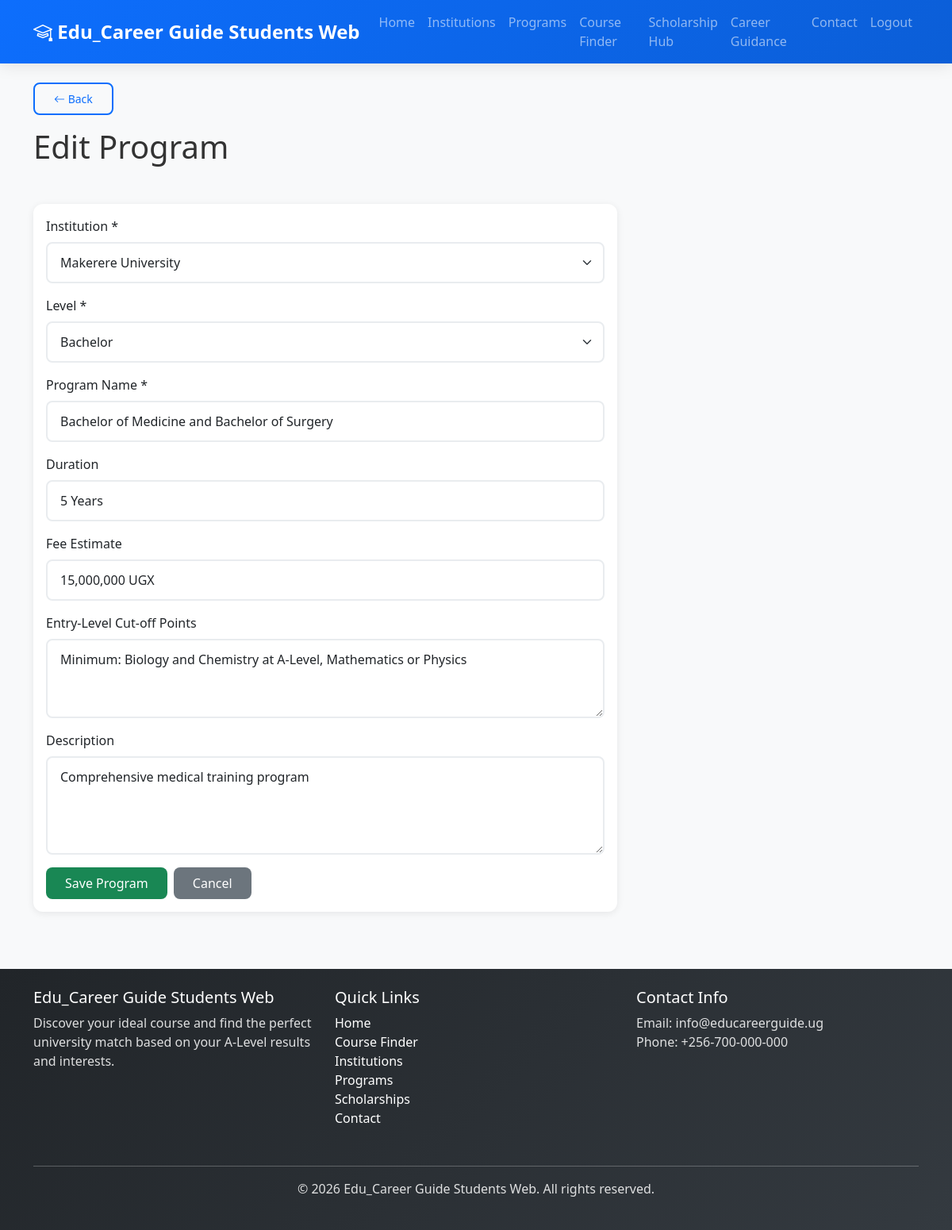
Page /admin/program-form.php?id=1 (signed in) on the committed database.
### tables this page shows
CREATE TABLE `programs` (
  `id` INT AUTO_INCREMENT PRIMARY KEY,
  `institution_id` INT NOT NULL,
  `program_code` VARCHAR(10),
  `level` ENUM('Certificate', 'Diploma', 'Bachelor', 'Master', 'PhD') NOT NULL,
  `name` VARCHAR(150) NOT NULL,
  `duration` VARCHAR(50),
  `duration_years` INT,
  `fee_estimate` VARCHAR(100),
  `cutoff_info` TEXT COMMENT 'Entry-level cut-off points',
  `description` TEXT,
  `faculty` VARCHAR(100),
  `essential_subjects` TEXT,
  `relevant_subjects` TEXT,
  `desirable_subjects` TEXT,
  `cutoff_points_2023` DECIMAL(5,2),
  `cutoff_points_2022` DECIMAL(5,2),
  `cutoff_points_2021` DECIMAL(5,2),
  `sponsorship_type` ENUM('Government', 'Private', 'Both') DEFAULT 'Both',
  `application_fee` DECIMAL(10,2),
  `created_at` TIMESTAMP DEFAULT CURRENT_TIMESTAMP,
  `updated_at` TIMESTAMP DEFAULT CURRENT_TIMESTAMP ON UPDATE CURRENT_TIMESTAMP,
  FOREIGN KEY (`institution_id`) REFERENCES `institutions`(`id`) ON DELETE CASCADE,
  INDEX `idx_institution` (`institution_id`),
  INDEX `idx_level` (`level`),
  INDEX `idx_code` (`program_code`),
  INDEX `idx_faculty` (`faculty`)
);

CREATE TABLE `institutions` (
  `id` INT AUTO_INCREMENT PRIMARY KEY,
  `name` VARCHAR(150) NOT NULL,
  `short_name` VARCHAR(20),
  `short_description` TEXT,
  `address` VARCHAR(255),
  `region` VARCHAR(100),
  `logo_path` VARCHAR(255),
  `contact_email` VARCHAR(100),
  `phone` VARCHAR(20),
  `website` VARCHAR(255),
  `university_type` ENUM('Public', 'Private') DEFAULT 'Public',
  `established_year` YEAR,
  `student_capacity` INT,
  `application_deadline` DATE,
  `created_at` TIMESTAMP DEFAULT CURRENT_TIMESTAMP,
  `updated_at` TIMESTAMP DEFAULT CURRENT_TIMESTAMP ON UPDATE CURRENT_TIMESTAMP,
  INDEX `idx_region` (`region`),
  INDEX `idx_name` (`name`),
  INDEX `idx_type` (`university_type`)
);

### includes/Database.php (called while the page is built, shortened)
<?php
class Database {
    private $pdo;
    private static $instance = null;
    private function __construct() {
        $port = defined('DB_PORT') ? DB_PORT : '3306';
        $dsn = sprintf(
            'mysql:host=%s;port=%s;dbname=%s;charset=utf8mb4',
            DB_HOST,
            $port,
            DB_NAME
        );
        $opts = [
            PDO::ATTR_ERRMODE => PDO::ERRMODE_EXCEPTION,
            PDO::ATTR_DEFAULT_FETCH_MODE => PDO::FETCH_ASSOC,
            PDO::ATTR_EMULATE_PREPARES => false,
        ];
        try {
            $this->pdo = new PDO($dsn, DB_USER, DB_PASS, $opts);
        } catch (PDOException $e) {
            error_log('Database connection failed: ' . $e->getMessage());
            if (class_exists('Config') && Config::isDevelopment()) {
                die('Database connection failed: ' . htmlspecialchars($e->getMessage()));
            }
            die('Database connection failed. Please try again later.');
        }
    }
    public static function getInstance() {
        if (self::$instance === null) {
            self::$instance = new self();
        }
        return self::$instance;
    }
    public function execute($query, $params = []) {
        try {
            $stmt = $this->pdo->prepare($query);
            $stmt->execute($params);
            return $stmt;
        } catch (PDOException $e) {
            error_log('Database Error: ' . $e->getMessage());
            $this->lastStatement = null;
            return false;
        }
    }
    public function fetchOne($query, $params = []) {
        $stmt = $this->execute($query, $params);
        $row = $stmt->fetch();
        return $row ?: null;
    }
    public function fetchAll($query, $params = []) {
        $stmt = $this->execute($query, $params);
        return $stmt->fetchAll();
    }
}

### includes/Institution.php (called while the page is built, shortened)
<?php
class Institution {
    private $db;
    public function __construct() {
        $this->db = Database::getInstance();
    }
    public function getAll($limit = null, $offset = 0) {
        $query = 'SELECT * FROM institutions ORDER BY name ASC';
        return $this->db->fetchAll($query);
    }
}
?>

### includes/Program.php (called while the page is built, shortened)
<?php
class Program {
    private $db;
    public function __construct() {
        $this->db = Database::getInstance();
    }
    public function getById($id) {
        return $this->db->fetchOne(
            'SELECT * FROM programs WHERE id = ?',
            [$id]
        );
    }
}

### includes/Sanitizer.php (called while the page is built, shortened)
<?php
class Sanitizer {
    public static function escape($output) {
        return htmlspecialchars($output, ENT_QUOTES, 'UTF-8');
    }
}
?>

### admin/program-form.php (the view, shortened to what this page needs)
<?php
require_once '../config.php';
require_once '../includes/Database.php';
require_once '../includes/Program.php';
require_once '../includes/Institution.php';
require_once '../includes/Sanitizer.php';
$program_model = new Program();
$institution_model = new Institution();
$program = null;
$is_edit = false;
$id = isset($_GET['id']) ? (int)$_GET['id'] : 0;
if ($id) {
    $program = $program_model->getById($id);
    $is_edit = true;
}
$institutions = $institution_model->getAll();
?>
<?php require_once '../includes/header.php'; ?>
<div class="container">
    <div class="row mb-4">
        <div class="col-12">
            <h1 class="mb-4"><?php echo $is_edit ? 'Edit Program' : 'Add New Program'; ?></h1>
        </div>
    </div>
    <div class="row">
        <div class="col-lg-8">
            <div class="card">
                <div class="card-body">
                    <form method="POST">
                        <div class="mb-3">
                            <label for="institution_id" class="form-label">Institution *</label>
                            <select class="form-select" id="institution_id" name="institution_id" required>
                                <?php foreach ($institutions as $inst): ?>
                                <option value="<?php echo $inst['id']; ?>" <?php echo $program && $program['institution_id'] == $inst['id'] ? 'selected' : ''; ?>>
                                    <?php echo Sanitizer::escape($inst['name']); ?>
                                </option>
                                <?php endforeach; ?>
                            </select>
                        </div>
                        <div class="mb-3">
                            <label for="level" class="form-label">Level *</label>
                            <select class="form-select" id="level" name="level" required>
                                <option value="Bachelor" <?php echo $program && $program['level'] === 'Bachelor' ? 'selected' : ''; ?>>Bachelor</option>
                            </select>
                        </div>
                        <div class="mb-3">
                            <label for="name" class="form-label">Program Name *</label>
                            <input type="text" class="form-control" id="name" name="name" value="<?php echo $program ? Sanitizer::escape($program['name']) : ''; ?>" required>
                        </div>
                        <div class="mb-3">
                            <label for="duration" class="form-label">Duration</label>
                            <input type="text" class="form-control" id="duration" name="duration" value="<?php echo $program ? Sanitizer::escape($program['duration']) : ''; ?>" placeholder="e.g., 2 years">
                        </div>
                        <div class="mb-3">
                            <label for="fee_estimate" class="form-label">Fee Estimate</label>
                            <input type="text" class="form-control" id="fee_estimate" name="fee_estimate" value="<?php echo $program ? Sanitizer::escape($program['fee_estimate']) : ''; ?>" placeholder="e.g., 5,000,000 UGX">
                        </div>
                        <div class="mb-3">
                            <label for="cutoff_info" class="form-label">Entry-Level Cut-off Points</label>
                            <textarea class="form-control" id="cutoff_info" name="cutoff_info" rows="3" placeholder="e.g., Minimum: 2 A-levels (including Math)"><?php echo $program ? Sanitizer::escape($program['cutoff_info']) : ''; ?></textarea>
                        </div>
                        <div class="mb-3">
                            <label for="description" class="form-label">Description</label>
                            <textarea class="form-control" id="description" name="description" rows="4"><?php echo $program ? Sanitizer::escape($program['description']) : ''; ?></textarea>
                        </div>
                        <div class="d-flex gap-2">
                            <button type="submit" class="btn btn-success">Save Program</button>
                            <a href="programs.php" class="btn btn-secondary">Cancel</a>
                        </div>
                    </form>
                </div>
            </div>
        </div>
    </div>
</div>
<?php require_once '../includes/footer.php'; ?>

### assets/css/style.css (style rules this page uses)
:root { --primary-color: #0d6efd; --secondary-color: #6c757d; --success-color: #198754; --danger-color: #dc3545; --warning-color: #ffc107; --info-color: #0dcaf0; }
* { margin: 0; padding: 0; box-sizing: border-box; }
body { font-family: "Segoe UI", Tahoma, Geneva, Verdana, sans-serif; background-color: #f8f9fa; color: #333; }
.card { border: none; border-radius: 8px; transition: transform 0.3s ease, box-shadow 0.3s ease; }
.btn { border-radius: 6px; font-weight: 500; transition: all 0.3s ease; }
.form-control, .form-select { border-radius: 6px; border: 1px solid #dee2e6; transition: border-color 0.3s ease, box-shadow 0.3s ease; }
.card { border: none; border-radius: 12px; transition: all 0.3s ease; box-shadow: 0 2px 10px rgba(0, 0, 0, 0.08); }
.btn { border-radius: 8px; font-weight: 500; padding: 0.5rem 1.5rem; transition: all 0.3s ease; border: none; }
.form-control, .form-select { border-radius: 8px; border: 2px solid #e9ecef; padding: 0.75rem 1rem; transition: all 0.3s ease; }

### rows in the picture
programs: institution_id "Makerere University", level "Bachelor", name "Bachelor of Medicine and Bachelor of Surgery", duration "5 Years", fee_estimate "15,000,000 UGX", cutoff_info "Minimum: Biology and Chemistry at A-Level, Mathematics or Physics", description "Comprehensive medical training program"

### other values in the picture
APP_NAME "Edu_Career Guide Students Web"
